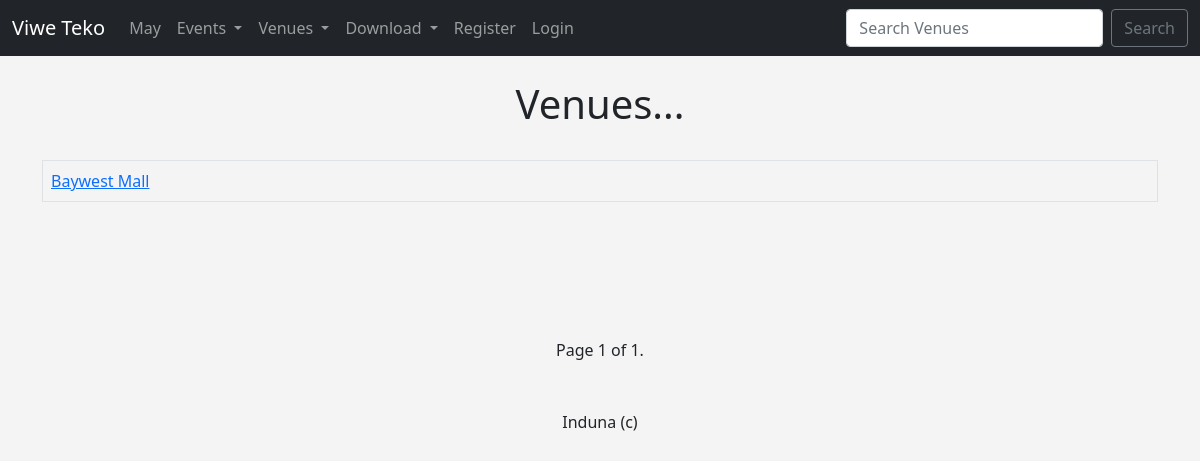
The app's page /list_venues/, older data.
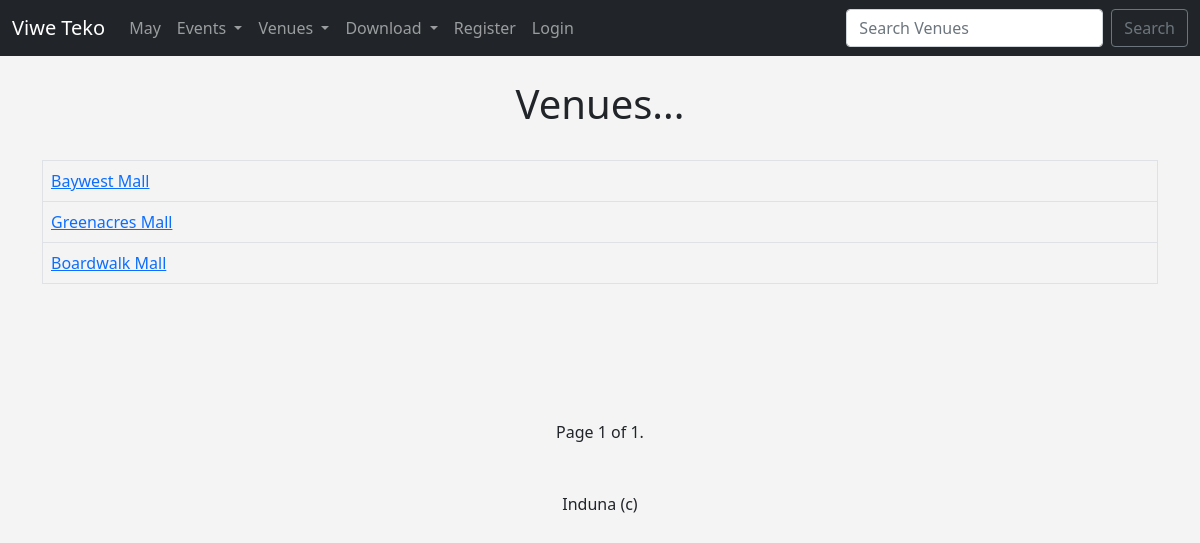
The same page, newer data.
### events/models.py (models this page shows, shortened)
class Venue(models.Model):
    name = models.CharField('Venue Name', max_length=100)
    address = models.CharField(max_length=300)
    city = models.CharField(max_length=100)
    phone = models.CharField('Phone Number', max_length=10)
    zip_code = models.CharField('Zip Code', max_length=10, blank=True)
    web = models.URLField('Website address', blank=True)
    email = models.EmailField('Email', blank=True)
    owner = models.IntegerField('Venue Owner', blank=False, default=1)

### events/views.py (the view)
# urls.py: path('list_venues/', views.list_venues, name="list-venues"),
def list_venues(request):
    venue_list = Venue.objects.all()
    p = Paginator(Venue.objects.all(), 10)
    page = request.GET.get('page')
    venue_page = p.get_page(page)
    return render(request, 'events/venue.html',
    {'venue_list': venue_list,
    'venue_page': venue_page})

### events/templates/events/venue.html (shortened to what this page needs)
{% extends 'events/base.html' %}
{% block content %}
<center>
<h1>Venues...</h1>
<br/>
<table class='table table-striped-hover table-bordered'>
{% for venue in venue_page %}
    <tr>
        <td>
            <a href="{% url 'show-venue' venue.id %}">
                {{ venue.name }}</a>
        </td>
    </tr>
{% endfor %}
</table>
<br/><br/><br/><br/><br/>
Page {{ venue_page.number }} of {{ venue_page.paginator.num_pages }}.
<br/><br/><br/>
Induna (c) {{ current }}
</center>
{% endblock %}

### events/templates/events/base.html (shortened to what this page needs)
<!doctype html>
<html lang="en">
  <head>
    <link href="https://cdn.jsdelivr.net/npm/bootstrap@5.0.2/dist/css/bootstrap.min.css" rel="stylesheet">
  </head>
  <body>
    {% include 'events/navbar.html' %}
    <br/>
    <div class="container">
    {% block content %}{% endblock %}
    </div>
  </body>
</html>

### events/templates/events/navbar.html (shortened to what this page needs)
<nav class="navbar navbar-expand-lg navbar-dark bg-dark">
    <div class="container-fluid">
      <a class="navbar-brand" href="{% url 'home' %}">Viwe Teko</a>
      <div class="collapse navbar-collapse" id="navbarSupportedContent">
        <ul class="navbar-nav me-auto mb-2 mb-lg-0">
          <li class="nav-item">
            <a class="nav-link" href="{% url 'home' '1998' 'May'%}">May</a>
          </li>
          <li class="nav-item dropdown">
            <a class="nav-link dropdown-toggle" href="#" id="navbarDarkDropdownMenuLink" role="button" data-bs-toggle="dropdown" aria-expanded="false">
              Events
            </a>
          </li>
          <li class="nav-item dropdown">
            <a class="nav-link dropdown-toggle" href="#" id="navbarDarkDropdownMenuLink" role="button" data-bs-toggle="dropdown" aria-expanded="false">
              Venues
            </a>
          </li>
          <li class="nav-item dropdown">
            <a class="nav-link dropdown-toggle" href="#" id="navbarDarkDropdownMenuLink" role="button" data-bs-toggle="dropdown" aria-expanded="false">
              Download
            </a>
          </li>
        {% if user.is_authenticated %}
          <li class="nav-item">
            <a class="nav-link" href="{% url 'logout' %}">Logout</a>
          </li>
        {% else %}
          <li class="nav-item">
            <a class="nav-link" href="{% url 'register_user' %}">Register</a>
          </li>
          <li class="nav-item">
            <a class="nav-link" href="{% url 'login' %}">Login</a>
          </li>
        {% endif %}
        </ul>
        <form class="d-flex" method=POST action="{% url 'search-venues' %}">
          <input class="form-control me-2" type="search"
            placeholder="Search Venues" aria-label="Search" name="searched">
          <button class="btn btn-outline-secondary" type="submit">Search</button>
        </form>
      </div>
    </div>
  </nav>

### events/templates/events/base.html (style rules this page uses)
body { background-color: #f4f4f4; }

Row changes from the older to the newer data that the page shows:
added Venue: name "Greenacres Mall"
added Venue: name "Boardwalk Mall"
